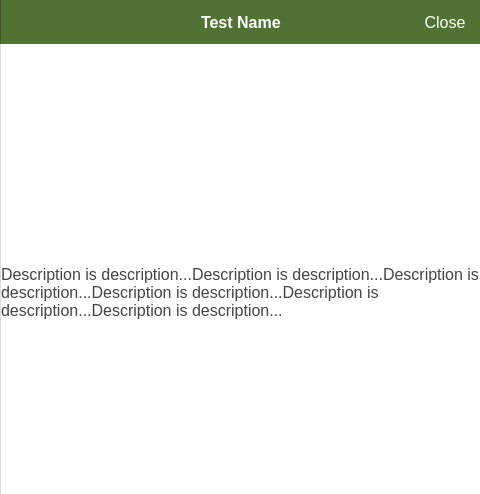
<?xml version="1.0" encoding="UTF-8"?>
<ui version="4.0">
 <class>DescriptionWidget</class>
 <widget class="QWidget" name="DescriptionWidget">
  <property name="geometry">
   <rect>
    <x>0</x>
    <y>0</y>
    <width>480</width>
    <height>494</height>
   </rect>
  </property>
  <property name="windowTitle">
   <string>Form</string>
  </property>
  <property name="styleSheet">
   <string notr="true">QWidget
{
	background-color: #fff;
}

QWidget#descriptionTopBar
{
	border-style: solid;
	border-color: #3d5624;
	border-width: 0px 0px 0px 1px;
	background-color: #527134;
}

QWidget#descriptionScrollAreaWidgetContents
{
	border-style: solid;
	border-color: #ddd;
	border-width: 0px 0px 0px 1px;
}

QLabel#descriptionTitleLabel
{
	background-color: #527134;
	color: #fff;
	font-weight: bold;
	font-size: 16px;
}

QPushButton#descriptionCloseButton,#descriptionHiddenButton {
	background-color: #527134;
	border: none;
	min-width: 70px; max-width: 70px;
	color: #fff;
	font-weight: normal;
	font-size: 16px;
}

QPushButton#descriptionCloseButton:hover
{
	background-color: #577837;
}

QPushButton#descriptionCloseButton:pressed
{
	background-color: #4d6a31;
}

QPushButton#descriptionHiddenButton
{
	color: #527134;
}


QLabel#descriptionLabel
{
	font-size: 16px;
	color: #444;
}

QLabel#testPictureLabel
{
	border-image: url(:/logo.png) 0 0 0 0 stretch stretch;
}

QScrollBar:vertical
{
	border: none;
	background: #eee;
	width: 27px;
	margin-left: 10px;
	margin-right: 10px;
	margin-top: 10px;
	margin-bottom: 10px;
}

QScrollBar::handle:vertical
{
	border-radius: 3px;
	background: #ccc;
	min-height: 340px;
}

QScrollBar::add-line:vertical
{
	border: none;
	height: 0px;
	subcontrol-position: bottom;
	subcontrol-origin: margin;
}

QScrollBar::sub-line:vertical
{
	border: none;
	height: 0px;
	subcontrol-position: top;
	subcontrol-origin: margin;
}

QScrollBar::up-arrow:vertical, QScrollBar::down-arrow:vertical
{
	border: none;
	width: 0px;
	height: 0px;
	background: none;
}

QScrollBar::add-page:vertical, QScrollBar::sub-page:vertical
{
	border: none;
}
</string>
  </property>
  <layout class="QVBoxLayout" name="verticalLayout_2">
   <property name="spacing">
    <number>0</number>
   </property>
   <property name="leftMargin">
    <number>0</number>
   </property>
   <property name="topMargin">
    <number>0</number>
   </property>
   <property name="rightMargin">
    <number>0</number>
   </property>
   <property name="bottomMargin">
    <number>0</number>
   </property>
   <item>
    <widget class="QWidget" name="mainWidget" native="true">
     <property name="sizePolicy">
      <sizepolicy hsizetype="Expanding" vsizetype="Expanding">
       <horstretch>0</horstretch>
       <verstretch>0</verstretch>
      </sizepolicy>
     </property>
     <property name="styleSheet">
      <string notr="true"/>
     </property>
     <layout class="QVBoxLayout" name="verticalLayout_4">
      <property name="spacing">
       <number>0</number>
      </property>
      <property name="leftMargin">
       <number>0</number>
      </property>
      <property name="topMargin">
       <number>0</number>
      </property>
      <property name="rightMargin">
       <number>0</number>
      </property>
      <property name="bottomMargin">
       <number>0</number>
      </property>
      <item>
       <widget class="QWidget" name="descriptionTopBar" native="true">
        <property name="minimumSize">
         <size>
          <width>0</width>
          <height>44</height>
         </size>
        </property>
        <property name="maximumSize">
         <size>
          <width>16777215</width>
          <height>44</height>
         </size>
        </property>
        <layout class="QHBoxLayout" name="horizontalLayout_7">
         <property name="spacing">
          <number>0</number>
         </property>
         <property name="leftMargin">
          <number>1</number>
         </property>
         <property name="topMargin">
          <number>0</number>
         </property>
         <property name="rightMargin">
          <number>0</number>
         </property>
         <property name="bottomMargin">
          <number>0</number>
         </property>
         <item>
          <widget class="QPushButton" name="descriptionHiddenButton">
           <property name="sizePolicy">
            <sizepolicy hsizetype="Minimum" vsizetype="Expanding">
             <horstretch>0</horstretch>
             <verstretch>0</verstretch>
            </sizepolicy>
           </property>
           <property name="text">
            <string>Close</string>
           </property>
           <property name="flat">
            <bool>false</bool>
           </property>
          </widget>
         </item>
         <item>
          <spacer name="horizontalSpacer_5">
           <property name="orientation">
            <enum>Qt::Horizontal</enum>
           </property>
           <property name="sizeHint" stdset="0">
            <size>
             <width>40</width>
             <height>20</height>
            </size>
           </property>
          </spacer>
         </item>
         <item>
          <widget class="QLabel" name="descriptionTitleLabel">
           <property name="text">
            <string>Test Name</string>
           </property>
          </widget>
         </item>
         <item>
          <spacer name="horizontalSpacer_6">
           <property name="orientation">
            <enum>Qt::Horizontal</enum>
           </property>
           <property name="sizeHint" stdset="0">
            <size>
             <width>40</width>
             <height>20</height>
            </size>
           </property>
          </spacer>
         </item>
         <item>
          <widget class="QPushButton" name="descriptionCloseButton">
           <property name="sizePolicy">
            <sizepolicy hsizetype="Minimum" vsizetype="Expanding">
             <horstretch>0</horstretch>
             <verstretch>0</verstretch>
            </sizepolicy>
           </property>
           <property name="text">
            <string>Close</string>
           </property>
           <property name="flat">
            <bool>false</bool>
           </property>
          </widget>
         </item>
        </layout>
       </widget>
      </item>
      <item>
       <widget class="QScrollArea" name="descriptionScrollArea">
        <property name="frameShape">
         <enum>QFrame::NoFrame</enum>
        </property>
        <property name="frameShadow">
         <enum>QFrame::Sunken</enum>
        </property>
        <property name="lineWidth">
         <number>0</number>
        </property>
        <property name="horizontalScrollBarPolicy">
         <enum>Qt::ScrollBarAlwaysOff</enum>
        </property>
        <property name="widgetResizable">
         <bool>true</bool>
        </property>
        <widget class="QWidget" name="descriptionScrollAreaWidgetContents">
         <property name="geometry">
          <rect>
           <x>0</x>
           <y>0</y>
           <width>480</width>
           <height>450</height>
          </rect>
         </property>
         <layout class="QVBoxLayout" name="verticalLayout_6">
          <property name="spacing">
           <number>0</number>
          </property>
          <property name="leftMargin">
           <number>1</number>
          </property>
          <property name="topMargin">
           <number>0</number>
          </property>
          <property name="rightMargin">
           <number>0</number>
          </property>
          <property name="bottomMargin">
           <number>0</number>
          </property>
          <item>
           <layout class="QVBoxLayout" name="verticalLayout_3">
            <property name="spacing">
             <number>0</number>
            </property>
            <item>
             <layout class="QHBoxLayout" name="horizontalLayout_3">
              <property name="spacing">
               <number>0</number>
              </property>
              <property name="leftMargin">
               <number>10</number>
              </property>
              <property name="topMargin">
               <number>10</number>
              </property>
              <property name="rightMargin">
               <number>10</number>
              </property>
              <property name="bottomMargin">
               <number>0</number>
              </property>
              <item>
               <spacer name="horizontalSpacer_7">
                <property name="orientation">
                 <enum>Qt::Horizontal</enum>
                </property>
                <property name="sizeHint" stdset="0">
                 <size>
                  <width>40</width>
                  <height>20</height>
                 </size>
                </property>
               </spacer>
              </item>
              <item>
               <widget class="QLabel" name="testPictureLabel">
                <property name="minimumSize">
                 <size>
                  <width>360</width>
                  <height>0</height>
                 </size>
                </property>
                <property name="maximumSize">
                 <size>
                  <width>360</width>
                  <height>211</height>
                 </size>
                </property>
                <property name="text">
                 <string/>
                </property>
                <property name="scaledContents">
                 <bool>true</bool>
                </property>
               </widget>
              </item>
              <item>
               <spacer name="horizontalSpacer_8">
                <property name="orientation">
                 <enum>Qt::Horizontal</enum>
                </property>
                <property name="sizeHint" stdset="0">
                 <size>
                  <width>40</width>
                  <height>20</height>
                 </size>
                </property>
               </spacer>
              </item>
             </layout>
            </item>
            <item>
             <widget class="QLabel" name="descriptionLabel">
              <property name="text">
               <string>Description is description...Description is description...Description is description...Description is description...Description is description...Description is description...</string>
              </property>
              <property name="scaledContents">
               <bool>false</bool>
              </property>
              <property name="alignment">
               <set>Qt::AlignLeading|Qt::AlignLeft|Qt::AlignTop</set>
              </property>
              <property name="wordWrap">
               <bool>true</bool>
              </property>
              <property name="margin">
               <number>10</number>
              </property>
              <property name="indent">
               <number>0</number>
              </property>
             </widget>
            </item>
           </layout>
          </item>
         </layout>
        </widget>
       </widget>
      </item>
     </layout>
    </widget>
   </item>
  </layout>
 </widget>
 <resources>
  <include location="resources.qrc"/>
 </resources>
 <connections/>
</ui>
